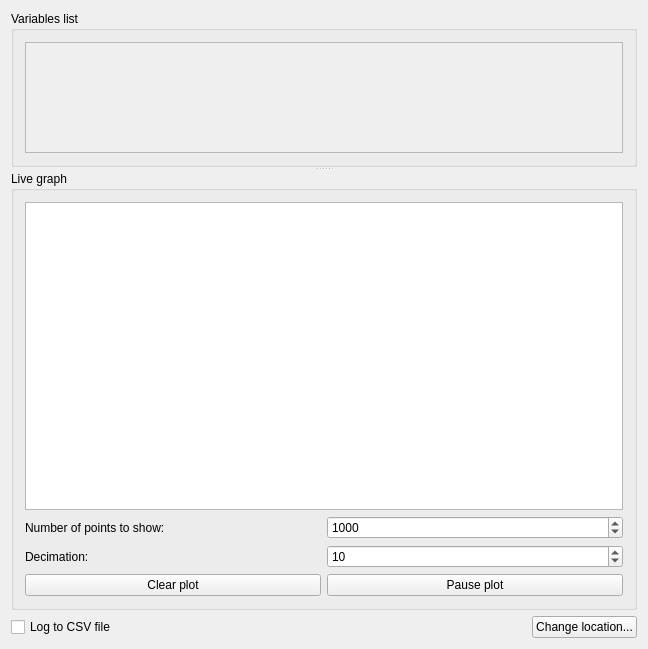
<?xml version="1.0" encoding="UTF-8"?>
<ui version="4.0">
 <class>MainWindow</class>
 <widget class="QMainWindow" name="MainWindow">
  <property name="geometry">
   <rect>
    <x>0</x>
    <y>0</y>
    <width>648</width>
    <height>649</height>
   </rect>
  </property>
  <property name="minimumSize">
   <size>
    <width>0</width>
    <height>0</height>
   </size>
  </property>
  <property name="windowTitle">
   <string>HRI PC Controller</string>
  </property>
  <widget class="QWidget" name="centralWidget">
   <layout class="QVBoxLayout" name="verticalLayout_2">
    <item>
     <widget class="QSplitter" name="splitter">
      <property name="orientation">
       <enum>Qt::Vertical</enum>
      </property>
      <widget class="QGroupBox" name="varsListGroup">
       <property name="title">
        <string>Variables list</string>
       </property>
       <layout class="QVBoxLayout" name="verticalLayout">
        <item>
         <widget class="QScrollArea" name="variablesListArea">
          <property name="sizePolicy">
           <sizepolicy hsizetype="Expanding" vsizetype="Expanding">
            <horstretch>0</horstretch>
            <verstretch>0</verstretch>
           </sizepolicy>
          </property>
          <property name="horizontalScrollBarPolicy">
           <enum>Qt::ScrollBarAlwaysOff</enum>
          </property>
          <property name="sizeAdjustPolicy">
           <enum>QAbstractScrollArea::AdjustIgnored</enum>
          </property>
          <property name="widgetResizable">
           <bool>true</bool>
          </property>
          <widget class="QWidget" name="scrollWidget">
           <property name="geometry">
            <rect>
             <x>0</x>
             <y>0</y>
             <width>616</width>
             <height>101</height>
            </rect>
           </property>
          </widget>
         </widget>
        </item>
       </layout>
      </widget>
      <widget class="QGroupBox" name="plotGroup">
       <property name="title">
        <string>Live graph</string>
       </property>
       <layout class="QGridLayout" name="gridLayout_2">
        <item row="1" column="1">
         <widget class="QSpinBox" name="nPointsSpinbox">
          <property name="minimum">
           <number>10</number>
          </property>
          <property name="maximum">
           <number>1000000</number>
          </property>
          <property name="value">
           <number>1000</number>
          </property>
         </widget>
        </item>
        <item row="1" column="0">
         <widget class="QLabel" name="label">
          <property name="text">
           <string>Number of points to show:</string>
          </property>
         </widget>
        </item>
        <item row="2" column="0">
         <widget class="QLabel" name="label_2">
          <property name="text">
           <string>Decimation:</string>
          </property>
         </widget>
        </item>
        <item row="0" column="0" colspan="2">
         <widget class="QtCharts::QChartView" name="graphicsView"/>
        </item>
        <item row="2" column="1">
         <widget class="QSpinBox" name="plotDecimSpinbox">
          <property name="minimum">
           <number>1</number>
          </property>
          <property name="maximum">
           <number>100</number>
          </property>
          <property name="value">
           <number>10</number>
          </property>
         </widget>
        </item>
        <item row="3" column="0">
         <widget class="QPushButton" name="clearButton">
          <property name="text">
           <string>Clear plot</string>
          </property>
         </widget>
        </item>
        <item row="3" column="1">
         <widget class="QPushButton" name="pausePlotButton">
          <property name="text">
           <string>Pause plot</string>
          </property>
          <property name="checkable">
           <bool>true</bool>
          </property>
          <property name="checked">
           <bool>false</bool>
          </property>
         </widget>
        </item>
       </layout>
      </widget>
     </widget>
    </item>
    <item>
     <layout class="QHBoxLayout" name="horizontalLayout">
      <item>
       <widget class="QCheckBox" name="logToFileCheckbox">
        <property name="sizePolicy">
         <sizepolicy hsizetype="Ignored" vsizetype="Fixed">
          <horstretch>0</horstretch>
          <verstretch>0</verstretch>
         </sizepolicy>
        </property>
        <property name="text">
         <string>Log to CSV file</string>
        </property>
       </widget>
      </item>
      <item>
       <widget class="QPushButton" name="setLogLocationButton">
        <property name="sizePolicy">
         <sizepolicy hsizetype="Maximum" vsizetype="Fixed">
          <horstretch>0</horstretch>
          <verstretch>0</verstretch>
         </sizepolicy>
        </property>
        <property name="text">
         <string>Change location...</string>
        </property>
       </widget>
      </item>
     </layout>
    </item>
   </layout>
  </widget>
 </widget>
 <layoutdefault spacing="6" margin="11"/>
 <customwidgets>
  <customwidget>
   <class>QtCharts::QChartView</class>
   <extends>QGraphicsView</extends>
   <header location="global">QtCharts/QChartView</header>
  </customwidget>
 </customwidgets>
 <resources/>
 <connections/>
</ui>
